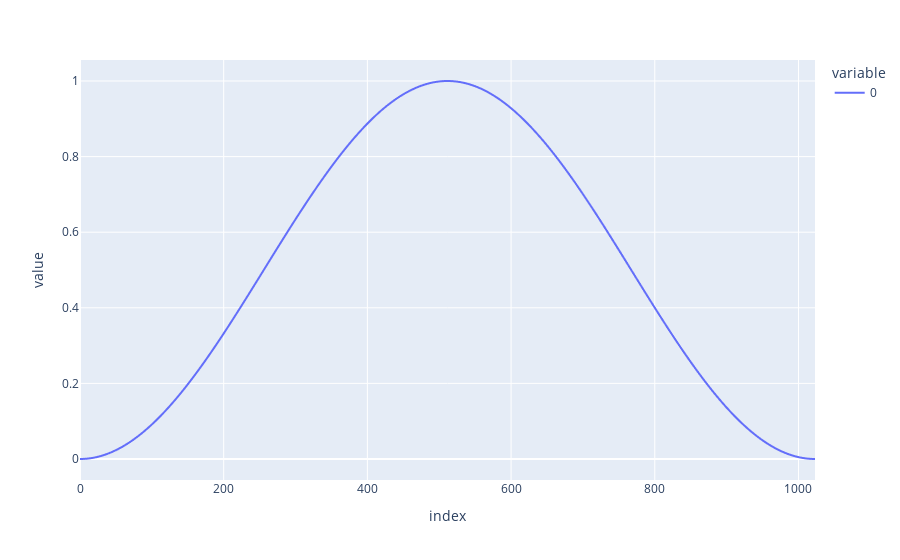

The notebook cell saved with this chart:
### Code cell
window = np.hanning(xb[0].shape[0])
import plotly.express as px
px.line(window)

### Figure 1 — Plotly figure (JSON) as saved in the notebook; plotly's stock layout.template omitted (floating-point values rounded to 4 significant figures; data arrays with more than 128 entries replaced by an {"elided": "..."} marker saying what was removed)
{"data": [{"hovertemplate": "variable=0<br>index=%{x}<br>value=%{y}<extra></extra>", "legendgroup": "0", "line": {"color": "#636efa", "dash": "solid"}, "mode": "lines", "name": "0", "showlegend": true, "type": "scattergl", "x": {"elided": "1024 int values"}, "xaxis": "x", "y": {"elided": "1024 float values"}, "yaxis": "y"}], "layout": {"legend": {"title": {"text": "variable"}, "tracegroupgap": 0}, "margin": {"t": 60}, "xaxis": {"anchor": "y", "domain": [0, 1], "title": {"text": "index"}}, "yaxis": {"anchor": "x", "domain": [0, 1], "title": {"text": "value"}}}}
